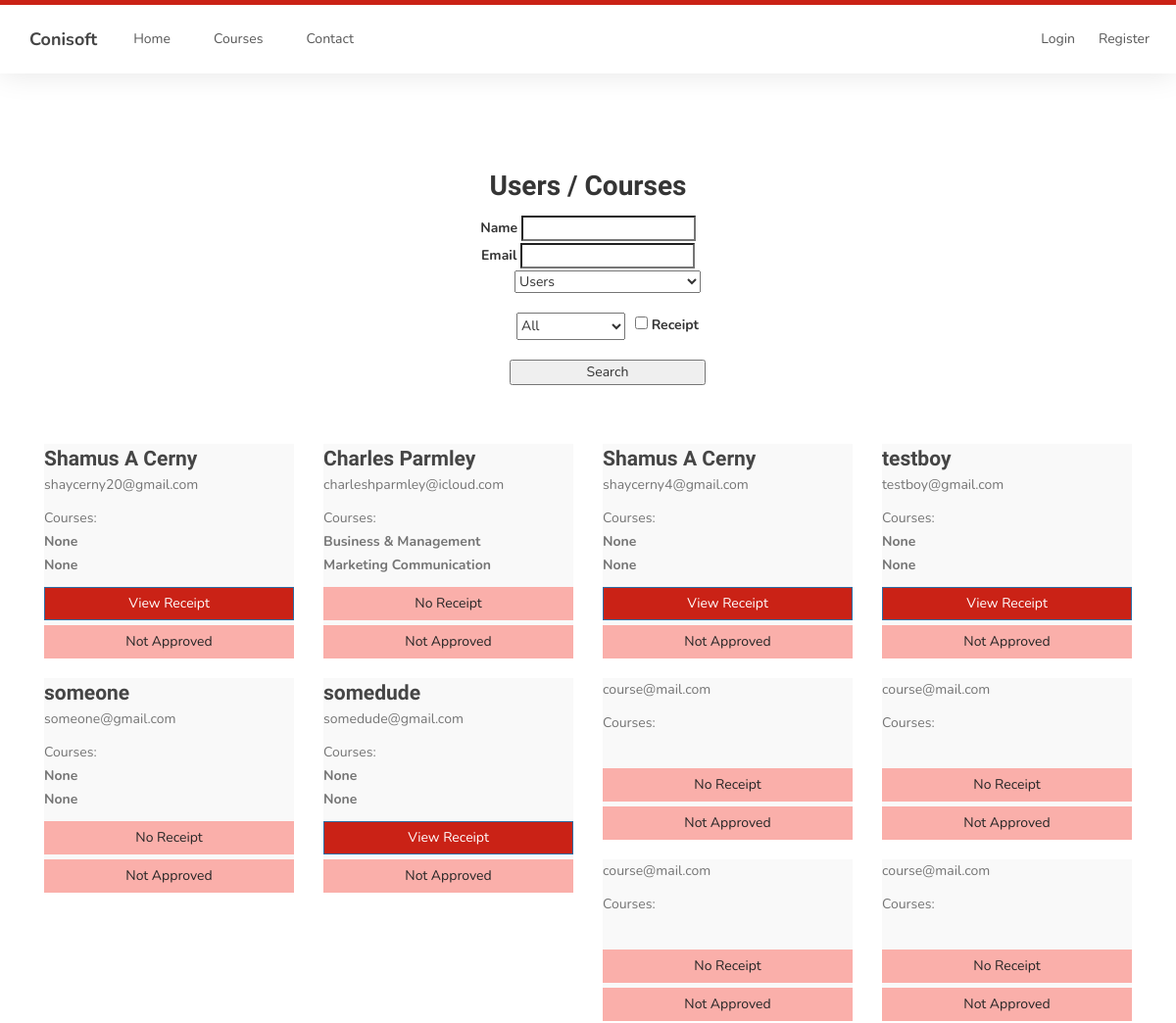
Page /manage (upper part) on the earlier database version.
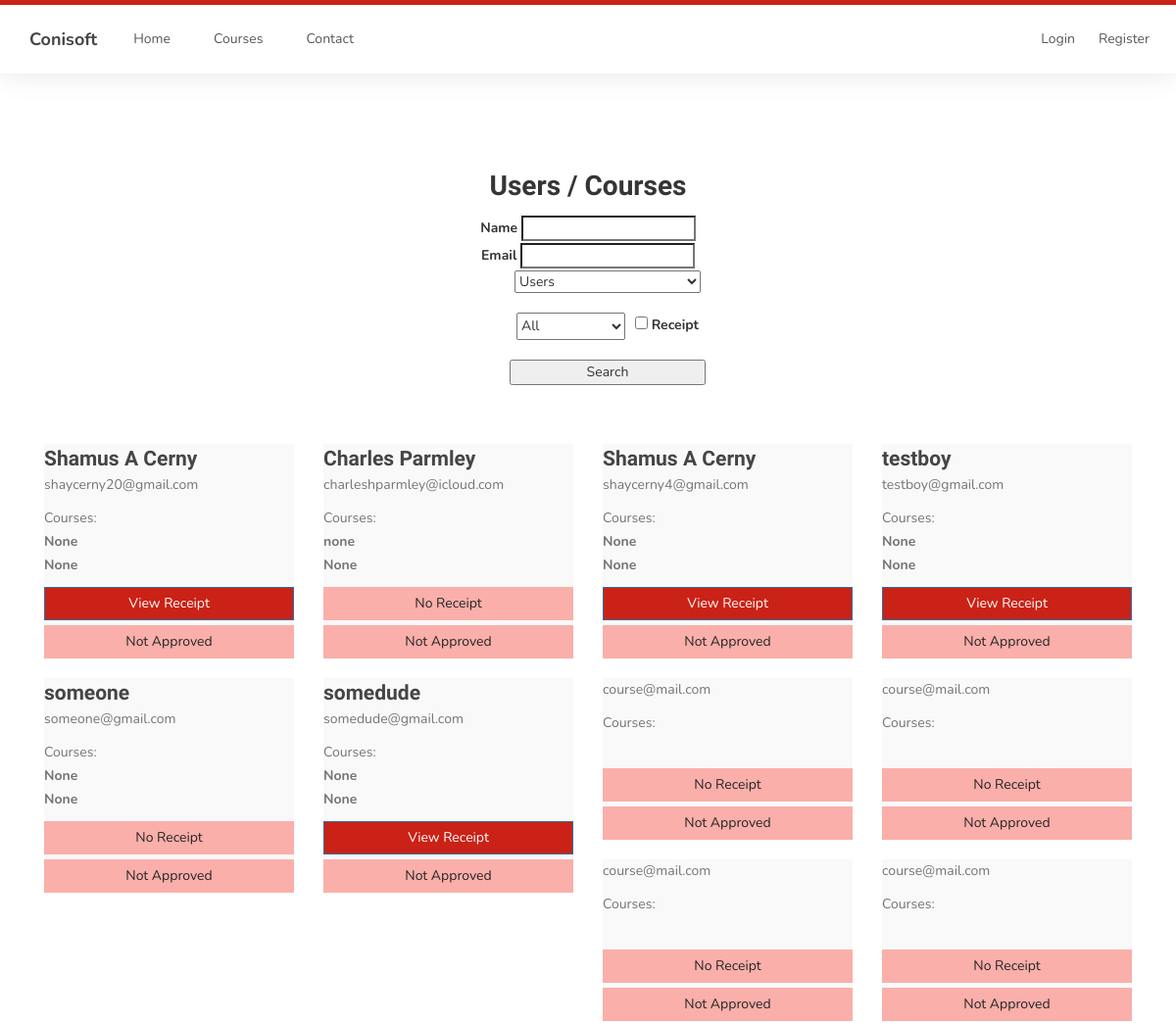
Same page on the later database version.
### mainApp/models.py (models this page shows, shortened)
class User(AbstractBaseUser):
    context_object_name = 'User'
    email = models.EmailField(
        verbose_name='email address',
        max_length=255,
        unique=True,
    )
    is_active = models.BooleanField(default=True)
    staff = models.BooleanField(default=False) # a admin user; non super-user
    admin = models.BooleanField(default=False) # a superuser
    Full_Name = models.CharField(max_length=200)
    industry_type = models.CharField(max_length=200)
    presenter = models.BooleanField(default=False)
    approved = models.BooleanField(default=False) # reciept approval
    paper = models.FileField('paper', upload_to='papers', null=True, blank=True)
    guests = models.IntegerField(default=0, null=True)
    courses_subscribed = models.IntegerField(default=0)
    receipt_photo = models.ImageField('Receipt Photo', upload_to='receipts', null=True, blank=True)
    course_1_name = models.CharField(max_length=200, null=True, default='None')
    course_1_id = models.IntegerField(default=0, null=True)
    course_1_link = models.CharField(max_length=200, null=True, default='None')
    course_2_name = models.CharField(max_length=200, null=True, default='None')
    course_2_id = models.IntegerField(default=0, null=True)
    course_2_link = models.CharField(max_length=200, null=True, default='None')
    USERNAME_FIELD = 'email'
    REQUIRED_FIELDS = [] # Email & Password are required by default.
    def __str__(self):
        return self.email
    objects = UserManager()

### mainApp/views.py (the view)
# urls.py: path('manage', ManageView.as_view(), name='manage'),
class ManageView(ListView):
    model = User
    template_name = 'manage.html'
    context_object_name = 'search_results'
    def get_queryset(self):
       result = super(ManageView, self).get_queryset()
       name_search = self.request.GET.get('name_search')
       email_search = self.request.GET.get('email_search')
       approval_search = self.request.GET.get('approval_type')
       receipt_search = self.request.GET.get('receipt_search')
       if email_search or approval_search or name_search or receipt_search:
          user_results = User.objects.filter(Full_Name__contains=name_search, email__contains=email_search,
		  approved__contains=approval_search, receipt_photo__contains='.')
          workshop_results = Course.objects.filter(name__contains=name_search, email__contains=email_search,
          approved__contains=approval_search)
          result = (list(chain(user_results, workshop_results)))
       else:
           user_results = User.objects.all()
           workshop_results = Course.objects.all()
           result = (list(chain(user_results, workshop_results)))
       print(result)
       return result

### mainApp/models.py (called while the page is built)
    def __str__(self):
        return "%s by %s" %(self.name, self.presenter)

### templates/manage.html (shortened to what the changed rows need)
{% extends 'base.html' %}
{% load static %}
{% block content %}
<section id="courses">
    <div class="container">
        <div class="row">
            <div class="section-title">
                <h2>Users / Courses</h2>
            </div>
        </div>
    </div>
    <div class="container">
        <div class="row" id="hidden_div">
            <div class="col-md-12 col-sm-12">
                {% for user in search_results %}
                {% if not user.attendants %}
                <div class="col-md-3 col-sm-3">
                    <div class="item">
                        <div class="courses-thumb">
                            <div class="card" style="width: 100%;">
                                <div class="card-body">
                                    <a href="/admin/mainApp/user/{{user.id}}/change/"><h3 class="card-title">{{ user.Full_Name }}</h3></a>
                                    <a href="/admin/mainApp/user/{{user.id}}/change/"><p class="card-text">{{ user.email }}</p></a>
                                    <a href="/admin/mainApp/user/{{user.id}}/change/"><p class="card-text">Courses: <br><strong>{{ user.course_1_name }} <br>{{ user.course_2_name }}</strong></p></a>
                                    {% if user.receipt_photo %}
                                        <a href='media/{{ user.receipt_photo }}' class="btn btn-primary" style="width: 100%; margin-bottom: 5px; background-color: #ca2216; border-radius: 0;" alt="Missing">View Receipt</a>
                                    {% else %}
                                        <a href='/admin/mainApp/user/{{user.id}}/change/' class="btn btn-outline-primary" style="width: 100%; background-color: #fc140452; margin-bottom: 5px; border-radius: 0;" alt="Missing">No Receipt</a>
                                    {% endif %}
                                        <br>
                                    {% if user.approved == True %}
                                        <a href="/admin/mainApp/user/{{user.id}}/change/" class="btn btn-primary" style="width: 100%; background-color: #ca2216; border-radius: 0;">Approved</a>
                                    {% else %}
                                        <a href="/admin/mainApp/user/{{user.id}}/change/" class="btn btn-outline-primary" style="width: 100%; background-color: #fc140452; border-radius: 0;">Not Approved</a>
                                    {% endif %}
                                </div>
                            </div>
                        </div>
                    </div>
                </div>
                {% endif %}
                {% empty %}
                    <h1>No Results</h1>
                {% endfor %}
            </div>
        </div>
    </div>
</section>
{% endblock %}

Differences in the rows shown:
changed User "Charles Parmley": course_1_name "Business & Management" → "none"; course_2_name "Marketing Communication" → "None"
